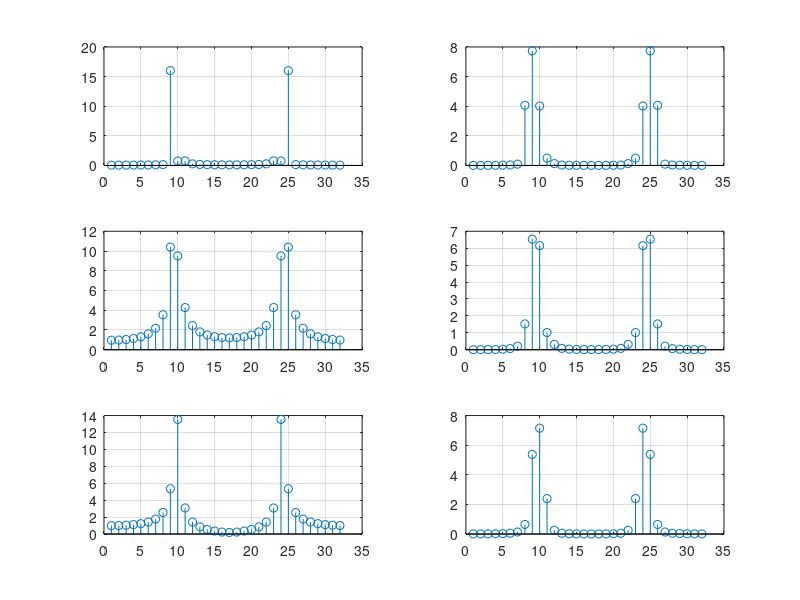

Write the MATLAB code that produced this figure.
clear;

Fs = 32000;

ts = 0 : 1/Fs : 0.001 - 1/Fs;
N = length(ts);

a2 =0.075;
f2 = 9500;
%%%%%%%%%%%%%%%%%%%%%%1

x1 = sin(2*pi*8000*ts)+a2*sin(2*pi*f2*ts);   %signal s pomehoi a2 f2

X1 = abs(fft(x1));                           %bistroe preobrazovanie Fyrie

subplot (3,2,1);
stem(X1); grid on

x1w = x1.*hanning(N)';
X1w = abs(fft(x1w));

subplot (3,2,2);
stem(X1w); grid on

%%%%%%%%%%%%%%%%%%%%%%%%2

x2 = sin(2*pi*8500*ts)+a2*sin(2*pi*f2*ts);   %signal s pomehoi a2 f2

X2 = abs(fft(x2));                           %bistroe preobrazovanie Fyrie

subplot (3,2,3);
stem(X2); grid on

x2w = x2.*hanning(N)';
X2w = abs(fft(x2w));

subplot (3,2,4);
stem(X2w); grid on

%%%%%%%%%%%%%%%%%%%%%%%%3

x3 = sin(2*pi*8750*ts)+a2*sin(2*pi*f2*ts);   %signal s pomehoi a2 f2

X3 = abs(fft(x3));                           %bistroe preobrazovanie Fyrie

subplot (3,2,5);
stem(X3); grid on

x3w = x3.*hanning(N)';
X3w = abs(fft(x3w));

subplot (3,2,6);
stem(X3w); grid on